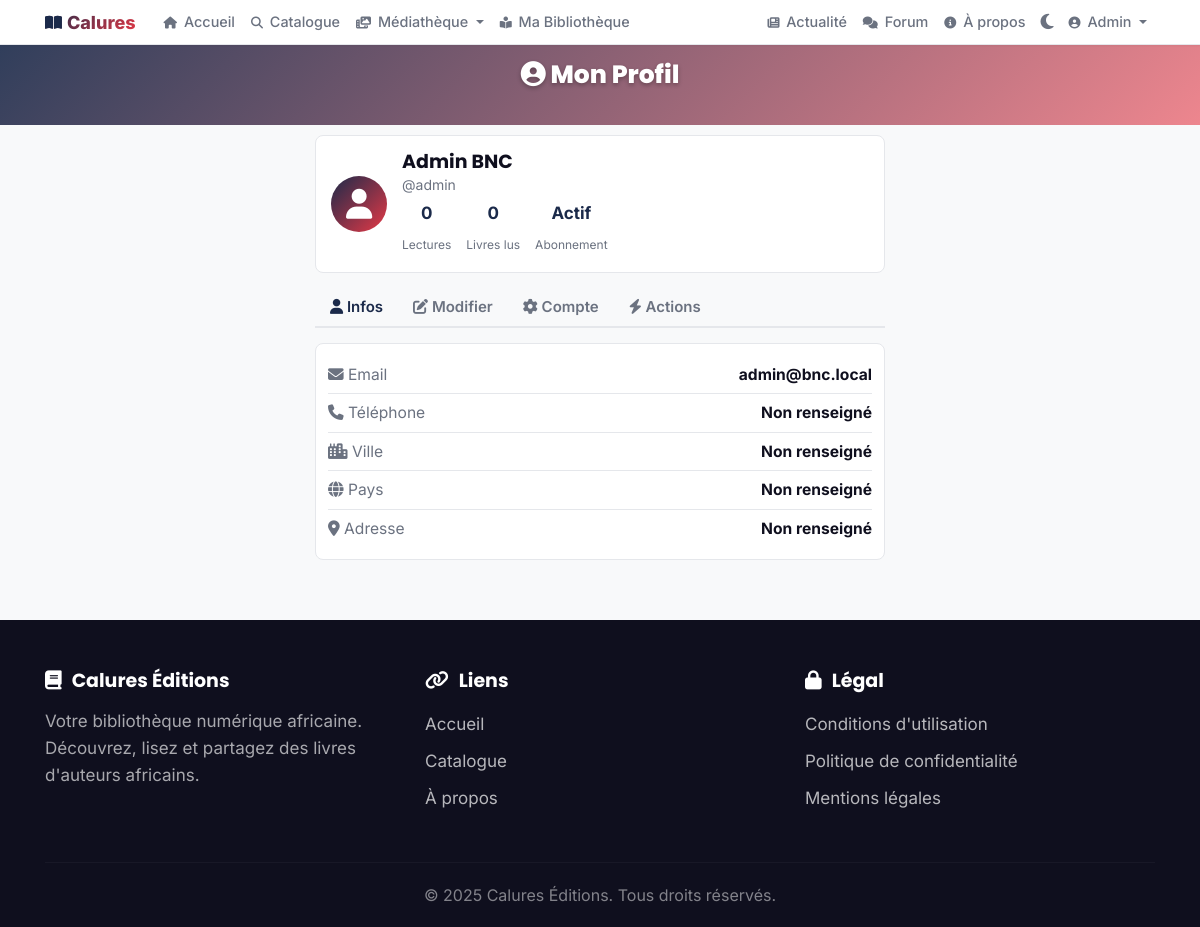
Page /fr/user/profile/ (signed in) on the earlier database version.
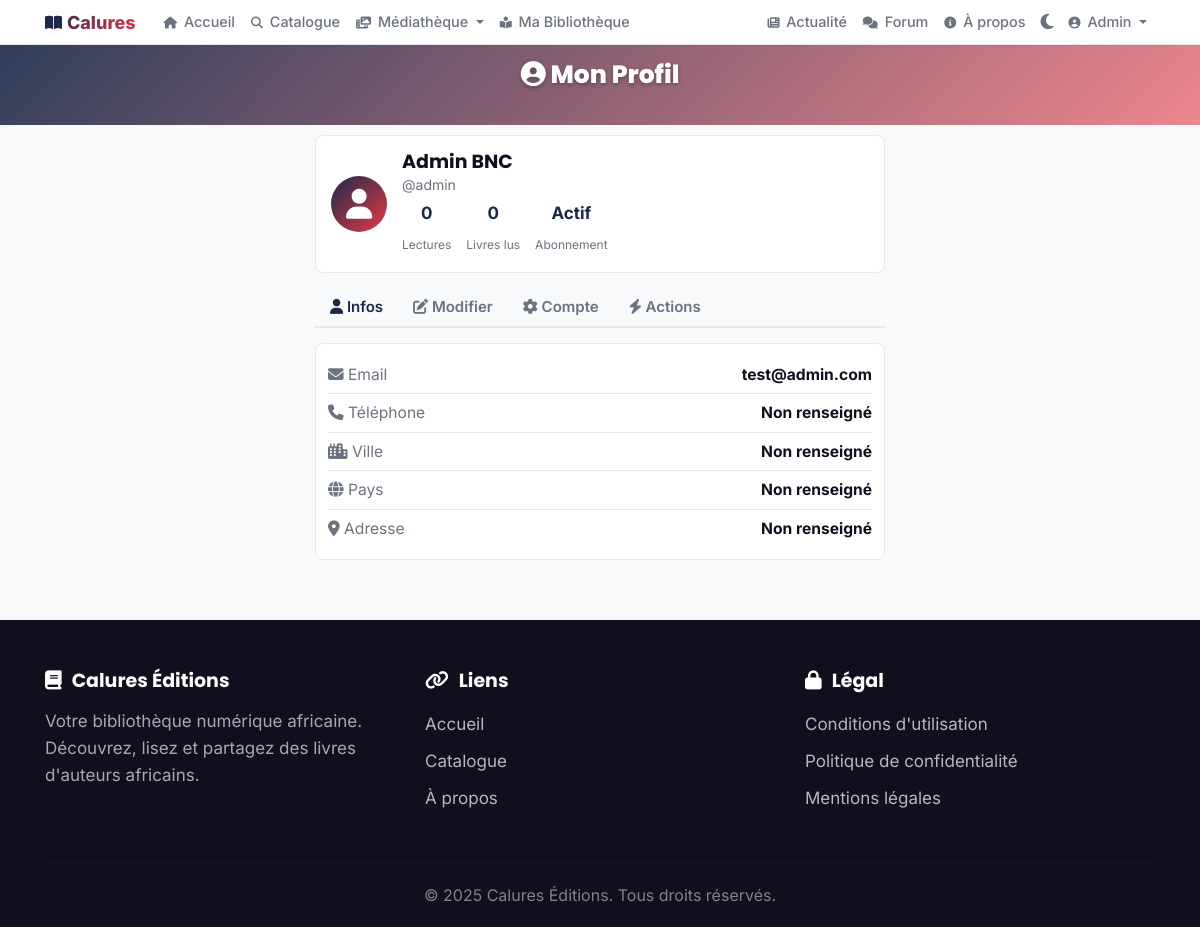
Same page on the later database version.
### users/models.py (models this page shows, shortened)
class CustomUser(AbstractBaseUser, PermissionsMixin):
    SUPER_ADMIN = "super_admin"
    LIBRARY_ADMIN = "library_admin"
    READER = "reader"
    ROLE_CHOICES = [
        (SUPER_ADMIN, _("Super Administrateur")),
        (LIBRARY_ADMIN, _("Administrateur Bibliothèque")),
        (READER, _("Lecteur")),
    ]
    SUBSCRIPTION_ACTIVE = "active"
    SUBSCRIPTION_SUSPENDED = "suspended"
    SUBSCRIPTION_EXPIRED = "expired"
    SUBSCRIPTION_STATUS_CHOICES = [
        (SUBSCRIPTION_ACTIVE, _("Actif")),
        (SUBSCRIPTION_SUSPENDED, _("Suspendu")),
        (SUBSCRIPTION_EXPIRED, _("Expiré")),
    ]
    email = models.EmailField(_("Email"), unique=True, max_length=255, null=True, blank=True)
    username = models.CharField(_("Nom d'utilisateur"), max_length=150, unique=True)
    first_name = models.CharField(_("Prénom"), max_length=150, blank=True)
    last_name = models.CharField(_("Nom"), max_length=150, blank=True)
    role = models.CharField(
        _("Rôle"),
        max_length=20,
        choices=ROLE_CHOICES,
        default=READER
    )
    is_active = models.BooleanField(_("Actif"), default=True)
    is_staff = models.BooleanField(_("Staff"), default=False)
    date_of_birth = models.DateField(_("Date de naissance"), null=True, blank=True)
    avatar = models.ImageField(
        _("Avatar"),
        upload_to="users/avatars/%Y/%m/",
        null=True,
        blank=True
    )
    phone_regex = RegexValidator(
        regex=r'^\+?1?\d{9,15}$',
        message=_("Le numéro de téléphone doit être au format: +999999999")
    )
    phone = models.CharField(
        _("Téléphone"),
        validators=[phone_regex],
        max_length=20, # Augmenté pour sécurité + format international
        unique=True,   # CRITIQUE pour l'authentification par téléphone
        error_messages={
            'unique': _("Ce numéro de téléphone est déjà associé à un compte."),
        },
        null=True,     # Nullable pour les anciens comptes email-only
        blank=True
    )
    is_phone_verified = models.BooleanField(_("Téléphone vérifié"), default=False)
    otp_code = models.CharField(_("Code OTP"), max_length=6, null=True, blank=True)
    otp_created_at = models.DateTimeField(_("Date création OTP"), null=True, blank=True)
    otp_attempts = models.IntegerField(_("Tentatives OTP"), default=0)
    address = models.CharField(_("Adresse"), max_length=255, blank=True)
    city = models.CharField(_("Ville"), max_length=100, blank=True)
    country = models.CharField(_("Pays"), max_length=100, blank=True)
    subscription_status = models.CharField(
        _("Statut abonnement"),
        max_length=20,
        choices=SUBSCRIPTION_STATUS_CHOICES,
        default=SUBSCRIPTION_ACTIVE
    )
    subscription_end_date = models.DateTimeField(
        _("Fin d'abonnement"),
        null=True,
        blank=True
    )
    preferred_language = models.CharField(
        _("Langue préférée"),
        max_length=5,
        default='fr',
        choices=[
            ('fr', _('Français')),
            ('en', _('English')),
            ('ar', _('العربية')),
        ]
    )
    date_joined = models.DateTimeField(_("Date de création"), auto_now_add=True)
    updated_at = models.DateTimeField(_("Dernière modification"), auto_now=True)
    objects = CustomUserManager()
    USERNAME_FIELD = "email"
    REQUIRED_FIELDS = ["username"]
    class Meta:
        verbose_name = _("Utilisateur")
        verbose_name_plural = _("Utilisateurs")
        ordering = ["-date_joined"]
        indexes = [
            models.Index(fields=["email"]),
            models.Index(fields=["username"]),
            models.Index(fields=["role"]),
        ]

### users/views.py (the view)
# urls.py: path('profile/', views.profile_view, name='profile'),
@login_required(login_url='users:login')
def profile_view(request):
    if request.method == 'POST':
        form = UserProfileForm(request.POST, request.FILES, instance=request.user)
        if form.is_valid():
            form.save()
            messages.success(request, "Profil mis à jour avec succès !")
            return redirect('users:profile')
    else:
        form = UserProfileForm(instance=request.user)
    context = {
        'form': form,
        'user': request.user,
    }
    return render(request, 'user/profile.html', context)

### catalogue/context_processors.py (called while the page is built)
def site_configuration(request):
    return {
        'site_config': SiteConfiguration.load()
    }

def featured_books(request):
    try:
        books = Book.objects.annotate(
            popularity_score = (
                Coalesce(F('reads_count'), 0) * 0.3 +
                Coalesce(F('downloads_count'), 0) * 0.4 +
                (Coalesce(F('rating'), 0) * 30)
            )
        ).filter(is_published=True).order_by('-popularity_score', '-created_at')[:8]
    except Exception:
        books = Book.objects.filter(is_published=True).order_by('-created_at')[:8]
    return {'featured_books': books}

def site_categories(request):
    try:
        categories = Category.objects.all()[:10]
    except Exception:
        categories = []
    return {'site_categories': categories}

def social_links(request):
    try:
        links = LienSocial.objects.filter(is_active=True)
    except Exception:
        links = []
    return {'liens_sociaux': links}

### catalogue/models.py (called while the page is built)
    @classmethod
    def load(cls):
        obj, created = cls.objects.get_or_create(pk=1)
        return obj

### templates/user/profile.html (shortened to what this page needs)
{% extends 'base-premium.html' %}
{% block content %}
<div style="position: relative; background-image: url('https://images.unsplash.com/photo-1507003211169-0a1dd7228f2d?auto=format&fit=crop&w=1200&q=80'); background-size: cover; background-position: center top; min-height: 80px;">
    <div style="position: absolute; inset: 0; background: linear-gradient(135deg, rgba(27,42,74,0.9) 0%, rgba(230,57,70,0.6) 100%);"></div>
    <div style="position: relative; z-index: 1; padding: 0.75rem 1rem; color: white; text-align: center;">
        <h1 style="font-size: clamp(0.9rem, 3vw, 1.25rem); font-weight: 800; margin: 0; text-shadow: 0 2px 4px rgba(0,0,0,0.3);"><i class="fas fa-user-circle"></i> Mon Profil</h1>
    </div>
</div>
<div class="container mt-2 mb-4" style="max-width: 600px;">
    <div class="profile-header">
        {% if user.avatar %}
            <img src="{{ user.avatar.url }}" class="profile-avatar" alt="Avatar">
        {% else %}
            <div class="profile-avatar-placeholder"><i class="fas fa-user"></i></div>
        {% endif %}
        <div class="profile-info">
            <h5 class="profile-name">{{ user.first_name }} {{ user.last_name }}</h5>
            <p class="profile-username">@{{ user.username }}</p>
            <div class="profile-stats">
                <div class="profile-stat">
                    <strong>{{ total_readings|default:0 }}</strong>
                    <span>Lectures</span>
                </div>
                <div class="profile-stat">
                    <strong>{{ total_books_read|default:0 }}</strong>
                    <span>Livres lus</span>
                </div>
                <div class="profile-stat">
                    <strong>{{ user.get_subscription_status_display|default:"Gratuit" }}</strong>
                    <span>Abonnement</span>
                </div>
            </div>
        </div>
    </div>
    <div class="profile-tabs">
        <button class="profile-tab active" data-tab="infos"><i class="fas fa-user"></i> Infos</button>
        <button class="profile-tab" data-tab="edit"><i class="fas fa-edit"></i> Modifier</button>
        <button class="profile-tab" data-tab="compte"><i class="fas fa-cog"></i> Compte</button>
        <button class="profile-tab" data-tab="actions"><i class="fas fa-bolt"></i> Actions</button>
    </div>
    <div class="tab-content-profile active" id="tab-infos">
        <div style="background: var(--light-alt); border: 1px solid var(--border); border-radius: var(--radius-sm); padding: 0.6rem;">
            <div class="info-row">
                <span><i class="fas fa-envelope"></i> Email</span>
                <strong>{{ user.email }}</strong>
            </div>
            <div class="info-row">
                <span><i class="fas fa-phone"></i> Téléphone</span>
                <strong>{{ user.phone|default:"Non renseigné" }}</strong>
            </div>
            <div class="info-row">
                <span><i class="fas fa-city"></i> Ville</span>
                <strong>{{ user.city|default:"Non renseigné" }}</strong>
            </div>
            <div class="info-row">
                <span><i class="fas fa-globe"></i> Pays</span>
                <strong>{{ user.country|default:"Non renseigné" }}</strong>
            </div>
            <div class="info-row">
                <span><i class="fas fa-map-marker-alt"></i> Adresse</span>
                <strong>{{ user.address|default:"Non renseigné" }}</strong>
            </div>
        </div>
    </div>
</div>
{% endblock %}

### templates/base-premium.html (shortened to what the changed rows need)
{% load static %}
<!DOCTYPE html>
<html lang="fr" data-bs-theme="light">
<head>
    <link href="https://cdn.jsdelivr.net/npm/bootstrap@5.3.0/dist/css/bootstrap.min.css" rel="stylesheet">
    <link rel="stylesheet" href="https://cdnjs.cloudflare.com/ajax/libs/font-awesome/6.4.0/css/all.min.css">
</head>
<body>
    <nav class="navbar navbar-expand-md navbar-premium">
        <div class="container">
            <div class="collapse navbar-collapse" id="navbarNav">
                <ul class="navbar-nav align-items-md-center">
                    {% if user.is_authenticated %}
                    <li class="nav-item dropdown">
                        <a class="nav-link dropdown-toggle" href="#" role="button" data-bs-toggle="dropdown">
                            <i class="fas fa-user-circle"></i> {{ user.first_name|default:user.username }}
                        </a>
                    </li>
                    {% else %}
                    <li class="nav-item">
                        <a href="{% url 'users:login' %}" class="btn btn-premium btn-sm">Connexion</a>
                    </li>
                    {% endif %}
                </ul>
            </div>
        </div>
    </nav>
    <main>
        {% block content %}{% endblock %}
    </main>
</body>
</html>

Differences in the rows shown:
changed CustomUser "Admin": email "admin@bnc.local" → "test@admin.com"
